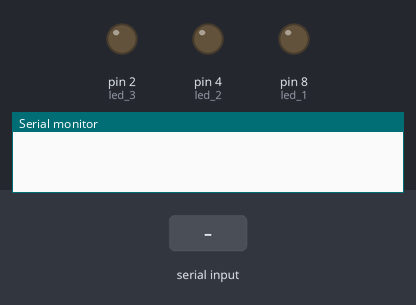
Bench run of a sketch on a simulated Arduino Uno, built with avr-gcc and run on an emulated ATmega328P. On the bench: output pins drawn as LEDs (lit = HIGH), the last lines printed to the serial monitor. Inputs (shaded band) come from the test bench.

Above: at 1.2 s.
1.3 s: "0" received over Serial
At 2.2 s:
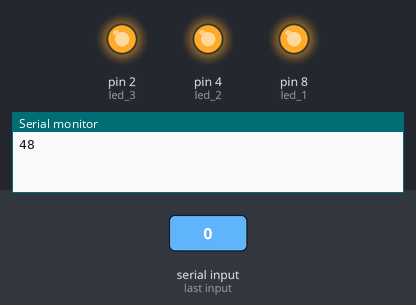
2.8 s: "1" received over Serial
At 3.3 s:
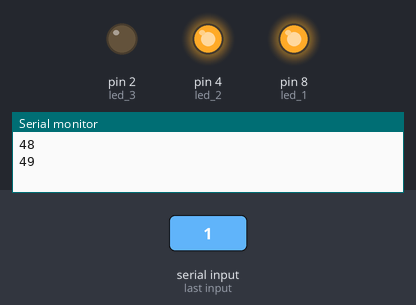
4.3 s: "2" received over Serial
At 5.5 s:
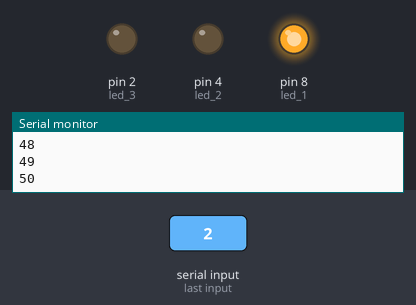
5.8 s: "3" received over Serial
At 6.8 s:
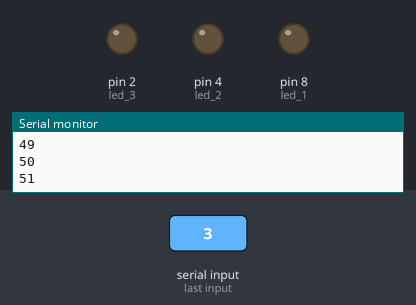
Timing chart, 0 to 8.3 s (numbered marks = the images above; inputs shaded):
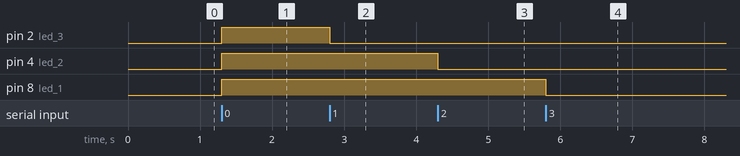

Measured:
- after the input at 1.3 s, pin 2 (led_3), pin 4 (led_2), pin 8 (led_1): LOW → HIGH at once
- after the input at 2.8 s, pin 2 (led_3): HIGH → LOW at once
- after the input at 4.3 s, pin 4 (led_2): HIGH → LOW at once
- after the input at 5.8 s, pin 8 (led_1): HIGH → LOW at once

The sketch:

arduino.ino
```cpp
int led_1 = 8,led_2 = 4,led_3 = 2;

void func_led(char x,char y,char z){
   digitalWrite(led_1, x);
   digitalWrite(led_2, y);
   digitalWrite(led_3, z);
}

void setup(){
  Serial.begin(9600);
  pinMode(led_1, OUTPUT);
  pinMode(led_2, OUTPUT);
  pinMode(led_3, OUTPUT);

  digitalWrite(led_1, LOW);
  digitalWrite(led_2, LOW);
  digitalWrite(led_3, LOW);
}

void loop(){
  int input = Serial.read();
  if(input != -1){
  Serial.println(input);
    switch(input){
      case '0':
        func_led(HIGH,HIGH,HIGH);
        break;
      case '1':
        func_led(HIGH,HIGH,LOW);
        break;
      case '2':
        func_led(HIGH,LOW,LOW);
        break;
      case '3':
        func_led(LOW,LOW,LOW);
        break;
      default:
        break;
  }
  while(Serial.available())Serial.read();
  }
}
```
